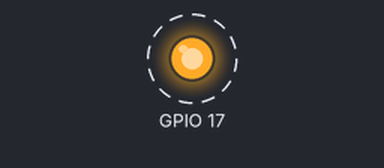
Bench run of a program on a simulated Raspberry Pi (BCM pin numbers). On the bench: output pins drawn as LEDs (lit = HIGH). Dashed ring = blinking.

Above: at 0.5 s.
Timing chart, 0 to 4.6 s (numbered marks = the images above):
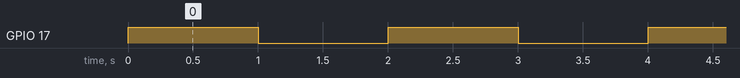

Measured:
- by itself, GPIO 17: alternates HIGH for 1.0 s and LOW for 1.0 s

The program:

blink_led.py
```python
import RPi.GPIO as GPIO
import time

# Use GPIO numbering
GPIO.setmode(GPIO.BCM)

# Set GPIO18 as output
GPIO.setup(17, GPIO.OUT)

try:
    # Repeat forever
    while True:
        # Turn LED on
        GPIO.output(17, GPIO.HIGH)
        # Wait for one second
        time.sleep(1)
        # Turn LED off
        GPIO.output(17, GPIO.LOW)
        # Wait for one second
        time.sleep(1)
except KeyboardInterrupt:
    # Clean up on Ctrl+C exit
    GPIO.cleanup()
```
